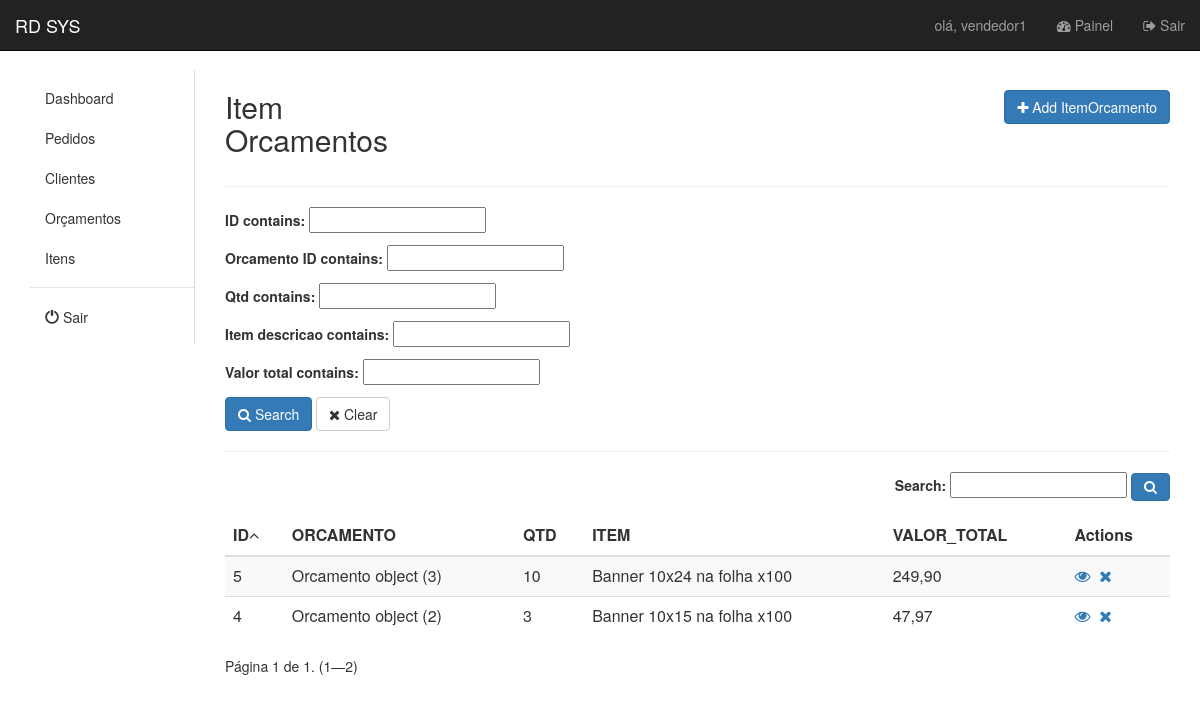
Before: /itemorcamento/full/ (signed in) with the older database file.
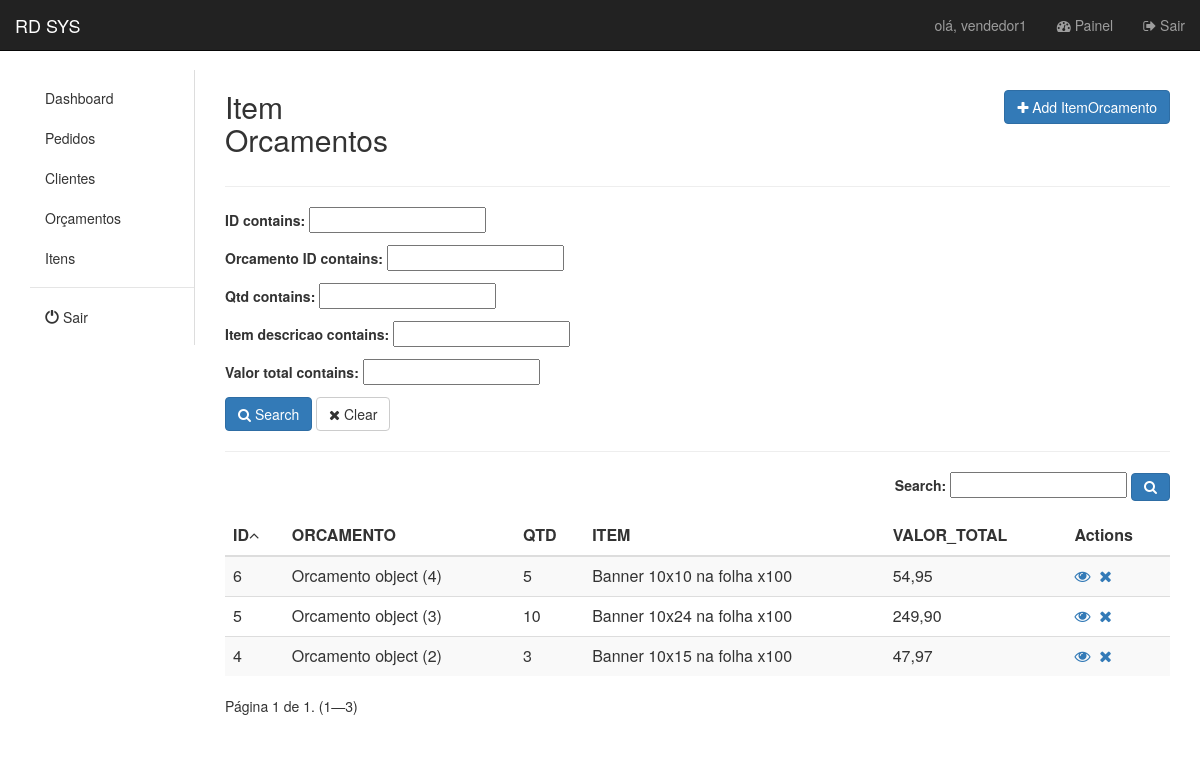
After: the same page with the newer database file.
### app/models.py (models this page shows)
class TimeStamped(models.Model):
    class Meta:
        abstract = True
    criado_em = models.DateTimeField(auto_now_add=True)
    alterado_em = models.DateTimeField(auto_now=True)

class ItemOrcamento(TimeStamped):
    orcamento = models.ForeignKey(Orcamento, blank=True, null=True, on_delete=models.CASCADE)
    qtd = models.IntegerField(default=1)
    item = models.ForeignKey(Item, blank=True, null=True, on_delete=models.CASCADE)
    valor_total = MoneyField(decimal_places=2, max_digits=10,
                             default=Money(0, 'USD'),
                             validators=[
                                 MinMoneyValidator(0),
                                 MaxMoneyValidator(100000),
                             ])

class Orcamento(TimeStamped):
    vendedor = models.ForeignKey(Vendedor, blank=True, null=True, on_delete=models.CASCADE)
    cliente = models.ForeignKey(Cliente, blank=True, null=True, on_delete=models.CASCADE)
    forma_pagamento = models.ForeignKey(FormaPagamento, blank=True, null=True, on_delete=models.CASCADE)
    valor_total = MoneyField(decimal_places=2, max_digits=10,
                             default=Money(0, 'BRL'),
                             validators=[
                                 MinMoneyValidator(0),
                                 MaxMoneyValidator(100000),
                             ])

class Item(TimeStamped):
    descricao = models.CharField(max_length=255, blank=True, null=True)
    preco_custo = MoneyField(decimal_places=2, max_digits=10,
                             default=Money(0, 'USD'),
                             validators=[
                                 MinMoneyValidator(0),
                                 MaxMoneyValidator(100000),
                             ])
    valor_unitario = MoneyField(decimal_places=2, max_digits=10,
                                default=Money(0, 'USD'),
                                validators=[
                                    MinMoneyValidator(0),
                                    MaxMoneyValidator(100000),
                                ])
    foto = models.URLField(blank=True, null=True)
    def __str__(self):
        return "%s" % self.descricao

### app/views/item_orcamento.py (the view, shortened to what this page needs)
class ListFull(LoginRequiredMixin, ItemOrcamentoMixin, ListView):
    login_url = '/admin/login/'
    template_name = 'itemorcamento/list_full.html'
    model = ItemOrcamento
    context_object_name = 'itemorcamentos'
    ordering = '-id'
    paginate_by = 10
    search = ''
    def get_queryset(self):
        queryset = super().get_queryset()
        filter =  ItemOrcamentoFilter(self.request.GET, queryset)
        queryset = self.search_general(filter.qs)
        queryset = self.ordering_data(queryset)
        return queryset
    def search_general(self, qs):
        if 'search' in self.request.GET:
            self.search = self.request.GET['search']
            if self.search:
                search = self.search
                qs = qs.filter(Q(id__icontains=search)| Q(orcamento__id__icontains=search)| Q(qtd__icontains=search)| Q(item__descricao__icontains=search)| Q(valor_total__icontains=search))
        return qs
    def get_ordering(self):
        if 'ordering' in self.request.GET:
            self.ordering = self.request.GET['ordering']
            if self.ordering:
                return self.ordering
            else:
                self.ordering = '-id'
        return self.ordering
    def ordering_data(self, qs):
        qs = qs.order_by(self.get_ordering())
        return qs
    def get_context_data(self, **kwargs):
        context = super(ListFull, self).get_context_data(**kwargs)
        queryset = self.get_queryset()
        filter = ItemOrcamentoFilter(self.request.GET, queryset)
        page_size = self.get_paginate_by(queryset)
        if page_size:
            paginator, page, queryset, is_paginated = self.paginate_queryset(queryset, page_size)
            context.update(**{
                'ordering': self.ordering,
                'search': self.search,
                'filter': filter,
                'paginator': paginator,
                'page_obj': page,
                'is_paginated': is_paginated,
                'object_list': queryset
            })
        return context

### app/mixins.py (called while the page is built)
    def get_context_data(self, **kwargs):
        context = super(ItemOrcamentoMixin, self).get_context_data(**kwargs)
        if self.model:
            context['model_name'] = self.model._meta.verbose_name.title()
            context['model_name_plural'] = self.model._meta.verbose_name_plural.title()
        return context

### app/templates/itemorcamento/list_full.html (shortened to what this page needs)
﻿{% extends 'base.html' %}
{% load my_tags %}
{% load static %}
{% load form_utils %}
{% block content %}
    <div id="top" class="row">
        <div class="col-sm-3">
            <h2> {{ model_name_plural }}</h2>
        </div>
        <div class="col-sm-3 col-sm-offset-6">
            <a href="{% url 'ITEMORCAMENTO_create' %}" class="btn btn-primary pull-right h2"><i
                    class="fa fa-plus"></i> Add ItemOrcamento
            </a>
        </div>
    </div>
    <hr/>
    <form id="advancedForm" method="get" action="{% url 'ITEMORCAMENTO_list_full' %}">
        <div class="row">
            <div class="col-sm-12">
                {{ filter.form.as_p }}
                <button type="submit" class="btn btn-primary" id="search_btn">
                    <i class="fa fa-search"></i> Search
                </button>
                <button type="button" class="btn btn-default" id="clear">
                    <i class="fa fa-close"></i> Clear
                </button>
            </div>
        </div>
        <hr/>
        <div id="list" class="row">
            <div class="col-md-12">
                <header>
                    <div class="form-group form-inline pull-right">
                        <label>Search:</label>
                        <input type="text" id="search" name="search" placeholder="" value="{{ search }}"/>
                        <button class="btn btn-primary" type="submit"><i class="fa fa-search"></i></button>
                    </div>
                </header>
                <table id="table" class="table table-striped" cellspacing="0" cellpadding="0">
                    <thead>
                        <tr>
                             <th>ID</th>
 <th>ORCAMENTO</th>
 <th>QTD</th>
 <th>ITEM</th>
 <th>VALOR_TOTAL</th>
                            <th class="actions">Actions</th>
                        </tr>
                    </thead>
                    <tbody>
                    {% for itemorcamento in object_list %}
                        <tr>
                             <td>{{ itemorcamento.id }}</td>
 <td>{{ itemorcamento.orcamento }}</td>
 <td>{{ itemorcamento.qtd }}</td>
 <td>{{ itemorcamento.item }}</td>
 <td>{{ itemorcamento.valor_total }}</td>
 <td><a href="{% url 'ITEMORCAMENTO_detail' itemorcamento.id %}"><i class="fa fa-eye"></i></a>&nbsp;&nbsp;<a href="{% url 'ITEMORCAMENTO_delete' itemorcamento.id %}"><i class="fa fa-close"></i></a></td>
                        </tr>
                    {% endfor %}
                    </tbody>
                </table>
                <div class="row">
                    <div class="col-sm-12">
                        <span class="current pull-left">
                            Página {{ page_obj.number }} de {{ page_obj.paginator.num_pages }}. ({{ page_obj.start_index }}—{{ page_obj.end_index }})
                        </span>
                    </div>
                </div>
            </div>
        </div>
    </form>
{% endblock %}

Changed rows visible on the page:
added ItemOrcamento: id "6", orcamento "Orcamento object (4)", qtd "5", item "Banner 10x10 na folha x100", valor_total "54,95"
Other visible differences:
{{ page_obj.end_index }}: "2" → "3"
